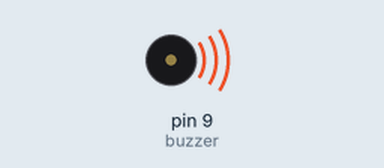
The sketch below on a simulated Arduino Uno, built with avr-gcc and run on an emulated ATmega328P. Shown: buzzer (waves = sounding).

Above: at 0.5 s.
At 5.5 s:
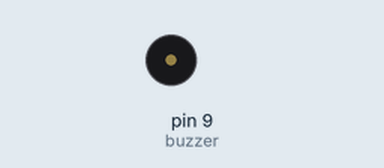
Timing chart, 0 to 7.8 s (numbered marks = the images above):
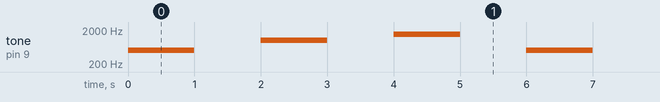

Measured:
- by itself, tone on pin 9 (buzzer): repeats every 6.0 s: silent 1.0 s, 1000 Hz 1.0 s, silent 1.0 s, 1500 Hz 1.0 s, silent 1.0 s, 500 Hz 1.0 s

The sketch:

buzzer2freq.ino
```cpp
const int buzzer = 9;

void setup()
{
  pinMode(buzzer, OUTPUT);
}

void loop()
{

  tone(buzzer, 500); // send 500hz sound signal to buzzer
  delay(1000); // Wait for 1000 millisecond(s)
  noTone(buzzer);
  delay(1000); // Wait for 1000 millisecond(s)

  tone(buzzer, 1000); // send 1khz sound signal to buzzer
  delay(1000); // Wait for 1000 millisecond(s)
  noTone(buzzer);
  delay(1000); // Wait for 1000 millisecond(s)

  tone(buzzer, 1500); // send 1.5khz sound signal to buzzer
  delay(1000); // Wait for 1000 millisecond(s)
  noTone(buzzer);
  delay(1000); // Wait for 1000 millisecond(s)
}
```
